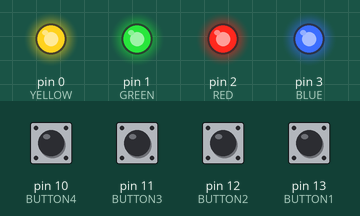
This sketch was run on a simulated Arduino Uno, built with avr-gcc and run on an emulated ATmega328P. Parts: output pins drawn as LEDs (lit = HIGH). Dashed ring = blinking. Inputs (shaded band) come from the test bench; at power-on: pin 10 (BUTTON4), pin 11 (BUTTON3), pin 12 (BUTTON2), pin 13 (BUTTON1) HIGH.

Above: at 12.7 s.
12.8 s: pin 10 (BUTTON4) pulled LOW for 1.3 s
At 14.0 s:
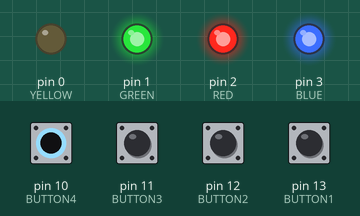
15.6 s: pin 11 (BUTTON3) pulled LOW for 1.3 s
At 17.5 s:
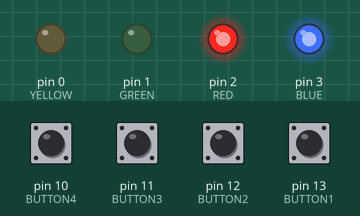
18.4 s: pin 12 (BUTTON2) pulled LOW for 1.3 s
At 19.0 s:
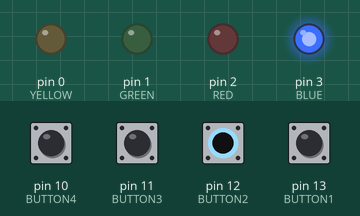
21.2 s: pin 13 (BUTTON1) pulled LOW for 1.3 s
At 22.5 s:
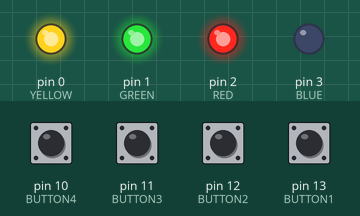
24.0 s: pin 10 (BUTTON4) pulled LOW for 1.3 s
At 24.8 s:
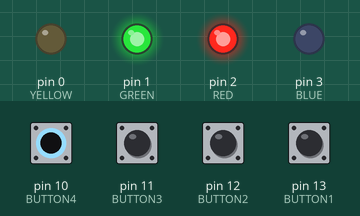
26.8 s: pin 10 (BUTTON4) driven LOW and pin 12 (BUTTON2) driven LOW
At 29.0 s:
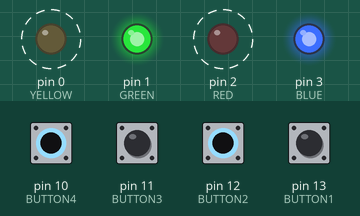
Timing chart, 0 to 32.0 s (numbered marks = the images above; inputs shaded):
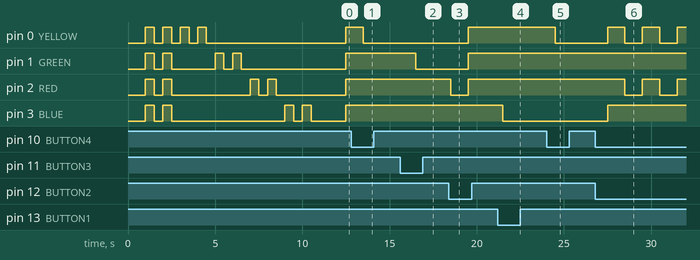

The sketch:

sketch_oct04a.ino
```cpp
#define YELLOW 0
#define GREEN 1
#define RED 2
#define BLUE 3

#define BUTTON1 13
#define BUTTON2 12
#define BUTTON3 11
#define BUTTON4 10

int nrOfLightsOn = 0;

void setup() {
  // put your setup code here, to run once:
  pinMode(YELLOW,OUTPUT);
  pinMode(GREEN,OUTPUT);
  pinMode(RED,OUTPUT);
  pinMode(BLUE,OUTPUT);

  pinMode(BUTTON1,INPUT_PULLUP); // button is connected to ground
  pinMode(BUTTON2,INPUT_PULLUP); // button is connected to ground
  pinMode(BUTTON3,INPUT_PULLUP); // button is connected to ground
  pinMode(BUTTON4,INPUT_PULLUP); // button is connected to ground

  Testfunction();
}

void blink(int i){
  digitalWrite(i,HIGH);
  delay(500);
  digitalWrite(i,LOW);
   delay(500);
   digitalWrite(i,HIGH);
  delay(500);
  digitalWrite(i,LOW);
}

void BilnkAllSeries(){
  blink(YELLOW);
  delay(500);
  blink(GREEN);
  delay(500);
  blink(RED);
  delay(500);
  blink(BLUE);
 }
void BilnkAll(){
delay(500);
LightsOn();
delay(500);
LightsOff();
delay(500);
LightsOn();
delay(500);
LightsOff();
delay(500);

}

void LightsOn(){
  digitalWrite(YELLOW,HIGH);
  digitalWrite(GREEN,HIGH);
  digitalWrite(RED,HIGH);
  digitalWrite(BLUE,HIGH);
  }
void LightsOff(){
  digitalWrite(YELLOW,LOW);
  digitalWrite(GREEN,LOW);
  digitalWrite(RED,LOW);
  digitalWrite(BLUE,LOW);
  }

void Testfunction(){
  delay(500);
  BilnkAll();
  BilnkAllSeries();
  delay(500);

  delay(500);
int i = 0;

 /* while(i<4){
  if (0 == digitalRead(BUTTON1))
  {
    digitalWrite(BLUE,LOW);
    i++;
  }else{}
   if (0 == digitalRead(BUTTON2))
  {
    digitalWrite(RED,LOW);
    i++;
  }else{}
  if (0 == digitalRead(BUTTON3))
  {
    digitalWrite(GREEN,LOW);
    i++;
  }else{}
  if (0 == digitalRead(BUTTON4))
  {
   digitalWrite(YELLOW,LOW);
   i++;
  }else{}
  }
  */
}


void loop() {
  delay(1000);
  // put your main code here, to run repeatedly:
 if (0 == digitalRead(BUTTON1))
  {
    digitalWrite(BLUE,LOW);
    nrOfLightsOn--;
  }else{}
   if (0 == digitalRead(BUTTON2))
  {
    digitalWrite(RED,LOW);
    nrOfLightsOn--;
  }else{}
  if (0 == digitalRead(BUTTON3))
  {
    digitalWrite(GREEN,LOW);
    nrOfLightsOn--;
  }else{}
  if (0 == digitalRead(BUTTON4))
  {
   digitalWrite(YELLOW,LOW);
   nrOfLightsOn--;
  }
if (nrOfLightsOn<1)
{
nrOfLightsOn=4;
  digitalWrite(YELLOW,HIGH);
  digitalWrite(GREEN,HIGH);
  digitalWrite(RED,HIGH);
  digitalWrite(BLUE,HIGH);

}
}
```

Measured:
- after the input at 12.8 s, pin 0 (YELLOW): HIGH → LOW after 0.70 s
- after the input at 15.6 s, pin 1 (GREEN): HIGH → LOW after 0.90 s
- after the input at 18.4 s, pin 0 (YELLOW), pin 1 (GREEN): LOW → HIGH after 1.1 s; pin 2 (RED): HIGH → LOW after 0.10 s, → HIGH 1.0 s later
- after the input at 21.2 s, pin 3 (BLUE): HIGH → LOW after 0.30 s
- after the input at 24.0 s, pin 0 (YELLOW): HIGH → LOW after 0.50 s
- after the input at 26.8 s, pin 0 (YELLOW): alternates HIGH for 1.0 s and LOW for 1.0 s, starting after 0.70 s; pin 2 (RED): alternates HIGH for 1.0 s and LOW for 1.0 s, starting after 1.7 s; pin 3 (BLUE): LOW → HIGH after 0.70 s
